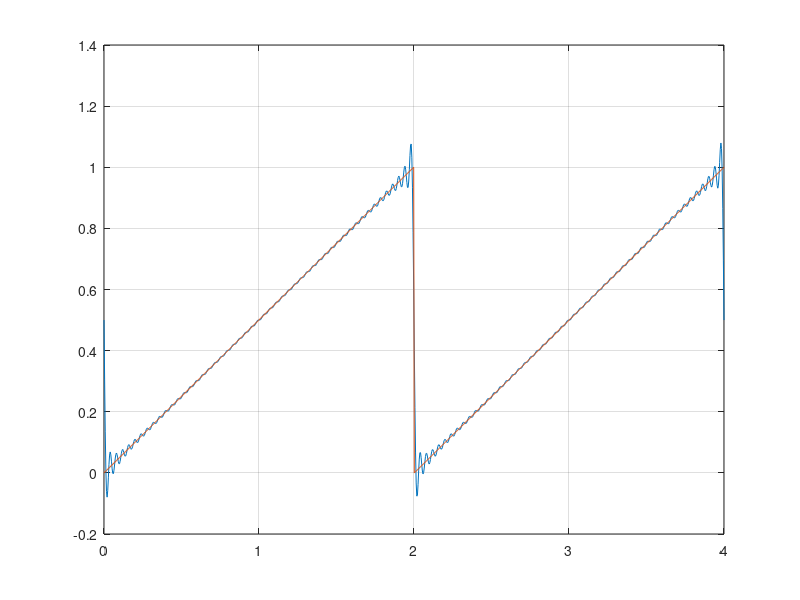

Recreate this plot in MATLAB.
%UNIVERSIDADE FEDERAL DE SANTA CATARINA - UFSC
%CENTRO TECNOLÓGICO - CTC
%DEPARTAMENTO DE ENGENHARIA ELÉTRICA E ELETRÔNICA
%GUSTAVO SIMAS & ANDRÉ MATTOS

%SIMULACAO DE SINAL DENTE DE SERRA POR SERIE DE FOURIER

clear all, close all, clc
N = 50;% número de harmônicas
T = 2;% período
t = linspace(0,2*T,1000);% vetor de tempo
xaux = 0;
for k = 1:N
xaux = xaux + (1/(k*pi))*cos(k*(2*pi/T)*t+pi/2);
end
x = 1/2+xaux;% sinal x(t)aproximad0
t1= linspace(0,T,500);
x1 = t1/2;
xn=[x1 x1];% sinal x(t) exato
plot(t,x,t,xn); grid
%
erro = (x-xn).^2;
%
seq = sum(erro) % erro quadrático